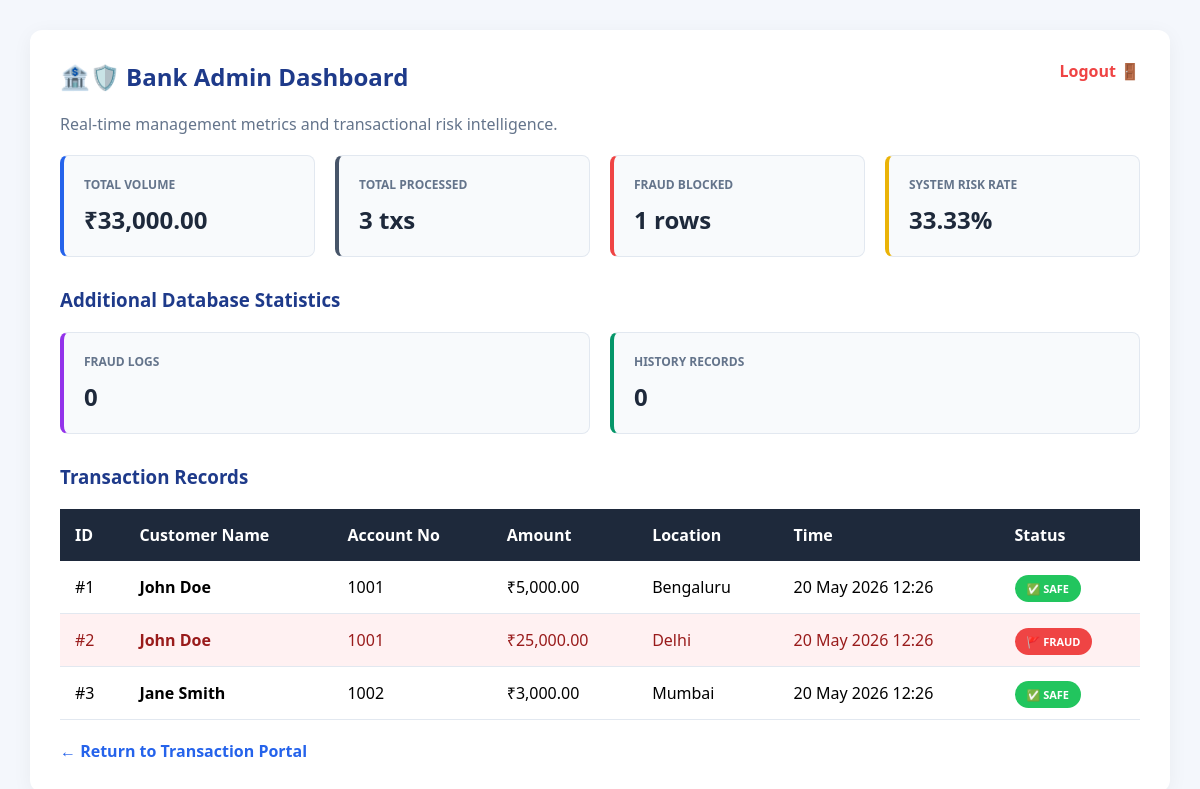
/admin.php (signed in), run on the app's committed database.
### tables this page shows
CREATE TABLE IF NOT EXISTS transactions (
    id INT PRIMARY KEY AUTO_INCREMENT,
    user_id INT NOT NULL,
    amount DECIMAL(10, 2) NOT NULL,
    location VARCHAR(50) NOT NULL,
    is_fraud TINYINT(1) DEFAULT 0, 
    trans_time TIMESTAMP DEFAULT CURRENT_TIMESTAMP,
    FOREIGN KEY (user_id) REFERENCES users(id) ON DELETE CASCADE
);

CREATE TABLE IF NOT EXISTS users (
    id INT PRIMARY KEY AUTO_INCREMENT,
    name VARCHAR(100) NOT NULL,
    account_no VARCHAR(20) UNIQUE NOT NULL,
    password VARCHAR(255) NOT NULL,
    role ENUM('customer', 'admin') DEFAULT 'customer',
    last_location VARCHAR(50),
    created_at TIMESTAMP DEFAULT CURRENT_TIMESTAMP
);

### admin.php (the view, shortened to what this page needs)
<?php
include 'db.php';
$stats_query = "
SELECT
    COUNT(*) as total_trans,
    SUM(CASE WHEN is_fraud = 1 THEN 1 ELSE 0 END) as fraud_count,
    SUM(amount) as total_volume
FROM transactions
";
$stats_result = $conn->query($stats_query);
$stats = $stats_result->fetch_assoc();
$fraud_logs_count = $conn->query(
    "SELECT COUNT(*) AS total FROM fraud_logs"
)->fetch_assoc()['total'];
$history_count = $conn->query(
    "SELECT COUNT(*) AS total FROM transaction_history"
)->fetch_assoc()['total'];
$total_transactions = $stats['total_trans'] ?? 0;
$fraud_count = $stats['fraud_count'] ?? 0;
$total_volume = $stats['total_volume'] ?? 0;
$fraud_rate = $total_transactions > 0
    ? round(($fraud_count / $total_transactions) * 100, 2)
    : 0;
$query = "
SELECT
    transactions.*,
    users.name,
    users.account_no
FROM transactions
JOIN users
ON transactions.user_id = users.id
ORDER BY transactions.trans_time DESC
";
$result = $conn->query($query);
?>
<!DOCTYPE html>
<html lang="en">
<head>
</head>
<body>
<div class="container">
<a href="logout.php" class="logout">
    Logout 🚪
</a>
<h2>🏦🛡️ Bank Admin Dashboard</h2>
<p style="color:#64748b;">
    Real-time management metrics and transactional risk intelligence.
</p>
<div class="metrics-grid">
    <div class="metric-card" style="border-left:4px solid #2563eb;">
        <div class="metric-title">Total Volume</div>
        <div class="metric-value">
            ₹<?php echo number_format($total_volume,2); ?>
        </div>
    </div>
    <div class="metric-card" style="border-left:4px solid #475569;">
        <div class="metric-title">Total Processed</div>
        <div class="metric-value">
            <?php echo $total_transactions; ?> txs
        </div>
    </div>
    <div class="metric-card" style="border-left:4px solid #ef4444;">
        <div class="metric-title">Fraud Blocked</div>
        <div class="metric-value">
            <?php echo $fraud_count; ?> rows
        </div>
    </div>
    <div class="metric-card" style="border-left:4px solid #eab308;">
        <div class="metric-title">System Risk Rate</div>
        <div class="metric-value">
            <?php echo $fraud_rate; ?>%
        </div>
    </div>
</div>
<h3 class="section-title">
    Additional Database Statistics
</h3>
<div class="metrics-grid">
    <div class="metric-card" style="border-left:4px solid #9333ea;">
        <div class="metric-title">Fraud Logs</div>
        <div class="metric-value">
            <?php echo $fraud_logs_count; ?>
        </div>
    </div>
    <div class="metric-card" style="border-left:4px solid #059669;">
        <div class="metric-title">History Records</div>
        <div class="metric-value">
            <?php echo $history_count; ?>
        </div>
    </div>
</div>
<h3 class="section-title">
    Transaction Records
</h3>
<table>
<thead>
<tr>
    <th>ID</th>
    <th>Customer Name</th>
    <th>Account No</th>
    <th>Amount</th>
    <th>Location</th>
    <th>Time</th>
    <th>Status</th>
</tr>
</thead>
<tbody>
<?php if($result->num_rows > 0): ?>
<?php while($row = $result->fetch_assoc()): ?>
<tr class="<?php echo $row['is_fraud'] ? 'fraud-row' : ''; ?>">
<td>#<?php echo $row['id']; ?></td>
<td>
    <strong>
        <?php echo htmlspecialchars($row['name']); ?>
    </strong>
</td>
<td>
    <?php echo htmlspecialchars($row['account_no']); ?>
</td>
<td>
    ₹<?php echo number_format($row['amount'],2); ?>
</td>
<td>
    <?php echo htmlspecialchars($row['location']); ?>
</td>
<td>
    <?php echo date('d M Y H:i', strtotime($row['trans_time'])); ?>
</td>
<td>
<?php if($row['is_fraud']): ?>
<span class="badge badge-fraud">
🚩 FRAUD
</span>
<?php else: ?>
<span class="badge badge-safe">
✅ SAFE
</span>
<?php endif; ?>
</td>
</tr>
<?php endwhile; ?>
<?php endif; ?>
</tbody>
</table>
<a href="home.php" class="back-link">
← Return to Transaction Portal
</a>
</div>
</body>
</html>

### admin.php (style rules this page uses)
body { font-family:'Segoe UI',Arial,sans-serif; background:#f4f7fc; padding:30px; margin:0; }
.container { max-width:1300px; margin:auto; background:white; padding:30px; border-radius:12px; box-shadow:0 4px 20px rgba(0,0,0,0.05); }
h2 { color:#1e3a8a; margin-top:0; }
.metrics-grid { display:grid; grid-template-columns:repeat(auto-fit,minmax(220px,1fr)); gap:20px; margin-top:20px; margin-bottom:30px; }
.metric-card { background:#f8fafc; padding:20px; border-radius:8px; border:1px solid #e2e8f0; }
.metric-title { font-size:12px; text-transform:uppercase; color:#64748b; font-weight:bold; }
.metric-value { font-size:24px; font-weight:bold; color:#1e293b; margin-top:10px; }
table { width:100%; border-collapse:collapse; margin-top:20px; }
th { background:#1e293b; color:white; padding:15px; text-align:left; }
td { padding:15px; border-bottom:1px solid #e2e8f0; }
.fraud-row { background:#fff1f2; }
.fraud-row td { color:#991b1b; }
.badge { padding:6px 12px; border-radius:20px; font-size:11px; font-weight:bold; }
.badge-fraud { background:#ef4444; color:white; }
.badge-safe { background:#22c55e; color:white; }
.logout { float:right; color:#ef4444; text-decoration:none; font-weight:bold; }
.back-link { display:inline-block; margin-top:20px; text-decoration:none; color:#2563eb; font-weight:bold; }
.section-title { color:#1e3a8a; margin-top:30px; }

### data on the page
transactions: id "1", user.name "John Doe", user.account_no "1001", amount "5,000.00", location "Bengaluru", trans_time "20 May 2026 12:26", is_fraud "✅ SAFE"
transactions: id "2", user.name "John Doe", user.account_no "1001", amount "25,000.00", location "Delhi", trans_time "20 May 2026 12:26", is_fraud "🚩 FRAUD"
transactions: id "3", user.name "Jane Smith", user.account_no "1002", amount "3,000.00", location "Mumbai", trans_time "20 May 2026 12:26", is_fraud "✅ SAFE"

### other printed values
$total_volume "33,000.00"
$total_transactions "3"
$fraud_count "1"
$fraud_rate "33.33"
$fraud_logs_count "0"
$history_count "0"
